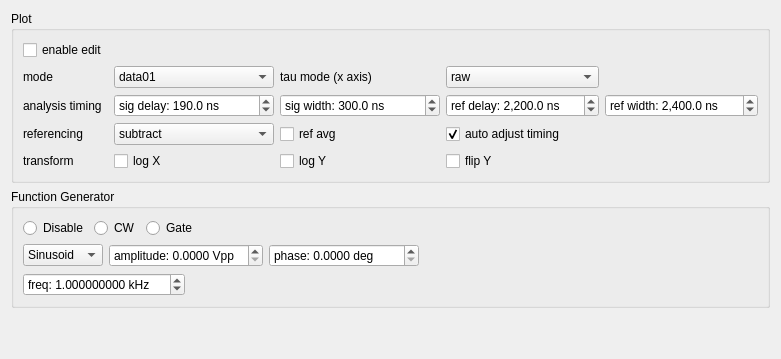
       <widget class="QWidget" name="extraTab">
        <attribute name="title">
         <string>Plot / FG</string>
        </attribute>
        <layout class="QVBoxLayout" name="verticalLayout_2">
         <item>
          <widget class="QGroupBox" name="groupBox_3">
           <property name="title">
            <string>Plot</string>
           </property>
           <layout class="QGridLayout" name="gridLayout">
            <item row="3" column="0">
             <widget class="QLabel" name="label_3">
              <property name="text">
               <string>referencing</string>
              </property>
             </widget>
            </item>
            <item row="2" column="4">
             <widget class="QDoubleSpinBox" name="refwidthBox">
              <property name="sizePolicy">
               <sizepolicy hsizetype="MinimumExpanding" vsizetype="Preferred">
                <horstretch>0</horstretch>
                <verstretch>0</verstretch>
               </sizepolicy>
              </property>
              <property name="minimumSize">
               <size>
                <width>140</width>
                <height>0</height>
               </size>
              </property>
              <property name="showGroupSeparator" stdset="0">
               <bool>true</bool>
              </property>
              <property name="prefix">
               <string>ref width: </string>
              </property>
              <property name="suffix">
               <string> ns</string>
              </property>
              <property name="decimals">
               <number>1</number>
              </property>
              <property name="minimum">
               <double>-999999999.000000000000000</double>
              </property>
              <property name="maximum">
               <double>999999999.000000000000000</double>
              </property>
              <property name="singleStep">
               <double>3.200000000000000</double>
              </property>
              <property name="value">
               <double>2400.000000000000000</double>
              </property>
             </widget>
            </item>
            <item row="1" column="2">
             <widget class="QLabel" name="label_2">
              <property name="text">
               <string>tau mode (x axis)</string>
              </property>
             </widget>
            </item>
            <item row="1" column="0">
             <widget class="QLabel" name="label_8">
              <property name="text">
               <string>mode</string>
              </property>
             </widget>
            </item>
            <item row="4" column="2">
             <widget class="QCheckBox" name="logYBox">
              <property name="text">
               <string>log Y</string>
              </property>
             </widget>
            </item>
            <item row="4" column="3">
             <widget class="QCheckBox" name="flipYBox">
              <property name="text">
               <string>flip Y</string>
              </property>
             </widget>
            </item>
            <item row="1" column="3">
             <widget class="QComboBox" name="taumodeBox">
              <property name="sizePolicy">
               <sizepolicy hsizetype="MinimumExpanding" vsizetype="Fixed">
                <horstretch>0</horstretch>
                <verstretch>0</verstretch>
               </sizepolicy>
              </property>
              <item>
               <property name="text">
                <string>raw</string>
               </property>
              </item>
              <item>
               <property name="text">
                <string>total</string>
               </property>
              </item>
              <item>
               <property name="text">
                <string>freq</string>
               </property>
              </item>
              <item>
               <property name="text">
                <string>index</string>
               </property>
              </item>
              <item>
               <property name="text">
                <string>head</string>
               </property>
              </item>
             </widget>
            </item>
            <item row="4" column="1">
             <widget class="QCheckBox" name="logXBox">
              <property name="text">
               <string>log X</string>
              </property>
             </widget>
            </item>
            <item row="3" column="1">
             <widget class="QComboBox" name="refmodeBox">
              <property name="sizePolicy">
               <sizepolicy hsizetype="MinimumExpanding" vsizetype="Fixed">
                <horstretch>0</horstretch>
                <verstretch>0</verstretch>
               </sizepolicy>
              </property>
              <item>
               <property name="text">
                <string>subtract</string>
               </property>
              </item>
              <item>
               <property name="text">
                <string>divide</string>
               </property>
              </item>
              <item>
               <property name="text">
                <string>ignore</string>
               </property>
              </item>
             </widget>
            </item>
            <item row="2" column="0">
             <widget class="QLabel" name="label_7">
              <property name="sizePolicy">
               <sizepolicy hsizetype="Preferred" vsizetype="Preferred">
                <horstretch>0</horstretch>
                <verstretch>0</verstretch>
               </sizepolicy>
              </property>
              <property name="text">
               <string>analysis timing</string>
              </property>
             </widget>
            </item>
            <item row="2" column="1">
             <widget class="QDoubleSpinBox" name="sigdelayBox">
              <property name="sizePolicy">
               <sizepolicy hsizetype="MinimumExpanding" vsizetype="Preferred">
                <horstretch>0</horstretch>
                <verstretch>0</verstretch>
               </sizepolicy>
              </property>
              <property name="minimumSize">
               <size>
                <width>160</width>
                <height>0</height>
               </size>
              </property>
              <property name="showGroupSeparator" stdset="0">
               <bool>true</bool>
              </property>
              <property name="prefix">
               <string>sig delay: </string>
              </property>
              <property name="suffix">
               <string> ns</string>
              </property>
              <property name="decimals">
               <number>1</number>
              </property>
              <property name="minimum">
               <double>-999999999.000000000000000</double>
              </property>
              <property name="maximum">
               <double>999999999.000000000000000</double>
              </property>
              <property name="singleStep">
               <double>3.200000000000000</double>
              </property>
              <property name="value">
               <double>190.000000000000000</double>
              </property>
             </widget>
            </item>
            <item row="2" column="3">
             <widget class="QDoubleSpinBox" name="refdelayBox">
              <property name="sizePolicy">
               <sizepolicy hsizetype="MinimumExpanding" vsizetype="Preferred">
                <horstretch>0</horstretch>
                <verstretch>0</verstretch>
               </sizepolicy>
              </property>
              <property name="minimumSize">
               <size>
                <width>140</width>
                <height>0</height>
               </size>
              </property>
              <property name="showGroupSeparator" stdset="0">
               <bool>true</bool>
              </property>
              <property name="prefix">
               <string>ref delay: </string>
              </property>
              <property name="suffix">
               <string> ns</string>
              </property>
              <property name="decimals">
               <number>1</number>
              </property>
              <property name="minimum">
               <double>-999999999.000000000000000</double>
              </property>
              <property name="maximum">
               <double>999999999.000000000000000</double>
              </property>
              <property name="singleStep">
               <double>3.200000000000000</double>
              </property>
              <property name="value">
               <double>2200.000000000000000</double>
              </property>
             </widget>
            </item>
            <item row="3" column="2">
             <widget class="QCheckBox" name="refavgBox">
              <property name="sizePolicy">
               <sizepolicy hsizetype="Preferred" vsizetype="Preferred">
                <horstretch>0</horstretch>
                <verstretch>0</verstretch>
               </sizepolicy>
              </property>
              <property name="text">
               <string>ref avg</string>
              </property>
             </widget>
            </item>
            <item row="4" column="0">
             <widget class="QLabel" name="label_14">
              <property name="text">
               <string>transform</string>
              </property>
             </widget>
            </item>
            <item row="1" column="1">
             <widget class="QComboBox" name="plotmodeBox">
              <property name="sizePolicy">
               <sizepolicy hsizetype="MinimumExpanding" vsizetype="Fixed">
                <horstretch>0</horstretch>
                <verstretch>0</verstretch>
               </sizepolicy>
              </property>
              <item>
               <property name="text">
                <string>data01</string>
               </property>
              </item>
              <item>
               <property name="text">
                <string>data0</string>
               </property>
              </item>
              <item>
               <property name="text">
                <string>data1</string>
               </property>
              </item>
              <item>
               <property name="text">
                <string>diff</string>
               </property>
              </item>
              <item>
               <property name="text">
                <string>average</string>
               </property>
              </item>
              <item>
               <property name="text">
                <string>normalize</string>
               </property>
              </item>
              <item>
               <property name="text">
                <string>concatenate</string>
               </property>
              </item>
              <item>
               <property name="text">
                <string>ref</string>
               </property>
              </item>
             </widget>
            </item>
            <item row="0" column="0">
             <widget class="QCheckBox" name="plotenableBox">
              <property name="text">
               <string>enable edit</string>
              </property>
             </widget>
            </item>
            <item row="3" column="3">
             <widget class="QCheckBox" name="autoadjustBox">
              <property name="text">
               <string>auto adjust timing</string>
              </property>
              <property name="checked">
               <bool>true</bool>
              </property>
             </widget>
            </item>
            <item row="2" column="2">
             <widget class="QDoubleSpinBox" name="sigwidthBox">
              <property name="sizePolicy">
               <sizepolicy hsizetype="MinimumExpanding" vsizetype="Preferred">
                <horstretch>0</horstretch>
                <verstretch>0</verstretch>
               </sizepolicy>
              </property>
              <property name="minimumSize">
               <size>
                <width>160</width>
                <height>0</height>
               </size>
              </property>
              <property name="showGroupSeparator" stdset="0">
               <bool>true</bool>
              </property>
              <property name="prefix">
               <string>sig width: </string>
              </property>
              <property name="suffix">
               <string> ns</string>
              </property>
              <property name="decimals">
               <number>1</number>
              </property>
              <property name="minimum">
               <double>-999999999.000000000000000</double>
              </property>
              <property name="maximum">
               <double>999999999.000000000000000</double>
              </property>
              <property name="singleStep">
               <double>3.200000000000000</double>
              </property>
              <property name="value">
               <double>300.000000000000000</double>
              </property>
             </widget>
            </item>
           </layout>
          </widget>
         </item>
         <item>
          <widget class="QGroupBox" name="fgGroupBox">
           <property name="enabled">
            <bool>true</bool>
           </property>
           <property name="title">
            <string>Function Generator</string>
           </property>
           <layout class="QVBoxLayout" name="verticalLayout_5">
            <item>
             <layout class="QHBoxLayout" name="horizontalLayout_8">
              <item>
               <widget class="QRadioButton" name="fg_disableButton">
                <property name="text">
                 <string>Disable</string>
                </property>
               </widget>
              </item>
              <item>
               <widget class="QRadioButton" name="fg_cwButton">
                <property name="text">
                 <string>CW</string>
                </property>
               </widget>
              </item>
              <item>
               <widget class="QRadioButton" name="fg_gateButton">
                <property name="text">
                 <string>Gate</string>
                </property>
               </widget>
              </item>
              <item>
               <spacer name="horizontalSpacer_8">
                <property name="orientation">
                 <enum>Qt::Horizontal</enum>
                </property>
                <property name="sizeHint" stdset="0">
                 <size>
                  <width>40</width>
                  <height>20</height>
                 </size>
                </property>
               </spacer>
              </item>
             </layout>
            </item>
            <item>
             <layout class="QHBoxLayout" name="horizontalLayout_9">
              <item>
               <widget class="QComboBox" name="fg_waveBox">
                <property name="minimumSize">
                 <size>
                  <width>80</width>
                  <height>0</height>
                 </size>
                </property>
                <item>
                 <property name="text">
                  <string>Sinusoid</string>
                 </property>
                </item>
                <item>
                 <property name="text">
                  <string>Square</string>
                 </property>
                </item>
               </widget>
              </item>
              <item>
               <widget class="QDoubleSpinBox" name="fg_amplBox">
                <property name="sizePolicy">
                 <sizepolicy hsizetype="Minimum" vsizetype="Fixed">
                  <horstretch>0</horstretch>
                  <verstretch>0</verstretch>
                 </sizepolicy>
                </property>
                <property name="minimumSize">
                 <size>
                  <width>150</width>
                  <height>0</height>
                 </size>
                </property>
                <property name="prefix">
                 <string>amplitude: </string>
                </property>
                <property name="suffix">
                 <string> Vpp</string>
                </property>
                <property name="decimals">
                 <number>4</number>
                </property>
                <property name="minimum">
                 <double>0.000000000000000</double>
                </property>
                <property name="maximum">
                 <double>20.000000000000000</double>
                </property>
                <property name="singleStep">
                 <double>0.100000000000000</double>
                </property>
                <property name="value">
                 <double>0.000000000000000</double>
                </property>
               </widget>
              </item>
              <item>
               <widget class="QDoubleSpinBox" name="fg_phaseBox">
                <property name="minimumSize">
                 <size>
                  <width>150</width>
                  <height>0</height>
                 </size>
                </property>
                <property name="prefix">
                 <string>phase: </string>
                </property>
                <property name="suffix">
                 <string> deg</string>
                </property>
                <property name="decimals">
                 <number>4</number>
                </property>
                <property name="minimum">
                 <double>0.000000000000000</double>
                </property>
                <property name="maximum">
                 <double>360.000000000000000</double>
                </property>
                <property name="singleStep">
                 <double>0.100000000000000</double>
                </property>
                <property name="value">
                 <double>0.000000000000000</double>
                </property>
               </widget>
              </item>
              <item>
               <spacer name="horizontalSpacer_9">
                <property name="orientation">
                 <enum>Qt::Horizontal</enum>
                </property>
                <property name="sizeHint" stdset="0">
                 <size>
                  <width>40</width>
                  <height>20</height>
                 </size>
                </property>
               </spacer>
              </item>
             </layout>
            </item>
            <item>
             <layout class="QHBoxLayout" name="horizontalLayout_13">
              <item>
               <widget class="QDoubleSpinBox" name="fg_freqBox">
                <property name="minimumSize">
                 <size>
                  <width>150</width>
                  <height>0</height>
                 </size>
                </property>
                <property name="prefix">
                 <string>freq: </string>
                </property>
                <property name="suffix">
                 <string> kHz</string>
                </property>
                <property name="decimals">
                 <number>9</number>
                </property>
                <property name="minimum">
                 <double>0.000001000000000</double>
                </property>
                <property name="maximum">
                 <double>200.000000000000000</double>
                </property>
                <property name="singleStep">
                 <double>1.000000000000000</double>
                </property>
                <property name="value">
                 <double>1.000000000000000</double>
                </property>
               </widget>
              </item>
              <item>
               <spacer name="horizontalSpacer_12">
                <property name="orientation">
                 <enum>Qt::Horizontal</enum>
                </property>
                <property name="sizeHint" stdset="0">
                 <size>
                  <width>40</width>
                  <height>20</height>
                 </size>
                </property>
               </spacer>
              </item>
             </layout>
            </item>
           </layout>
          </widget>
         </item>
         <item>
          <spacer name="verticalSpacer">
           <property name="orientation">
            <enum>Qt::Vertical</enum>
           </property>
           <property name="sizeHint" stdset="0">
            <size>
             <width>20</width>
             <height>40</height>
            </size>
           </property>
          </spacer>
         </item>
        </layout>
       </widget>
